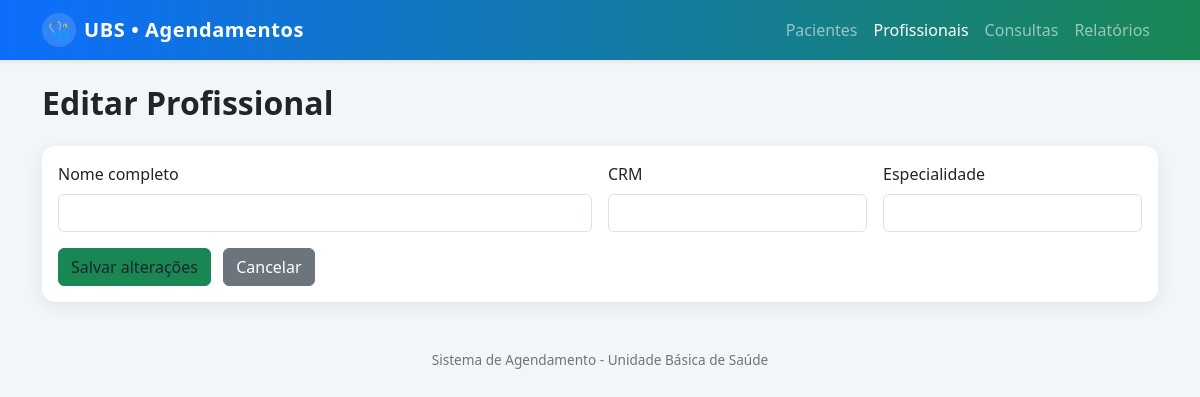
Page /profissionais/editar/3 on the earlier database version.
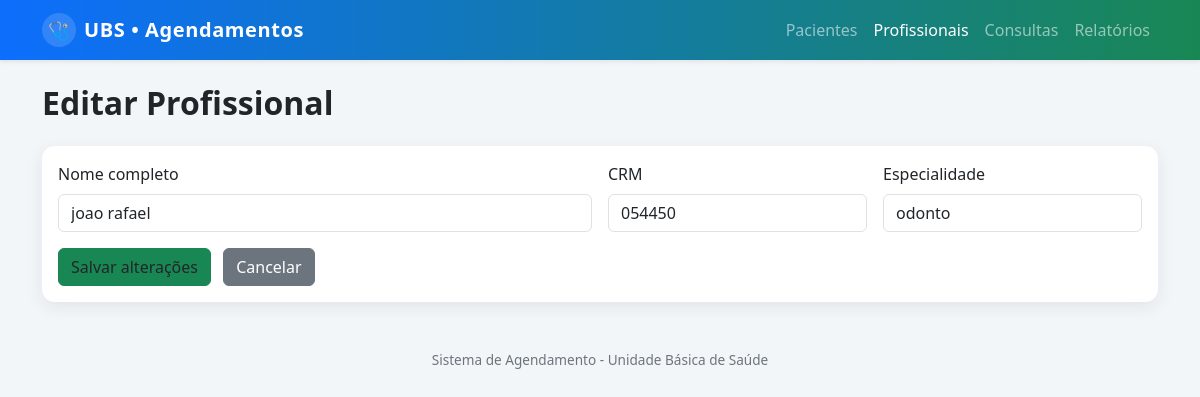
Same page on the later database version.
### tables this page shows
CREATE TABLE profissionais (
        id INTEGER PRIMARY KEY AUTOINCREMENT,
        nome_completo TEXT NOT NULL,
        crm TEXT NOT NULL UNIQUE,
        especialidade TEXT 
    );

### app.py (the view, shortened to what this page needs)
@app.route('/profissionais/editar/<int:id>', methods=['GET', 'POST'])
def editar_profissional(id):
    conn = conectar()
    cursor = conn.cursor()
    cursor.execute("SELECT * FROM profissionais WHERE id = ?", (id,))
    profissional = cursor.fetchone()
    conn.close()
    return render_template('profissionais/editar.html', profissional=profissional)

### database.py (called while the page is built)
def conectar(): # Define a função 'conectar' que será usada para abrir a conexão com o banco.
    con = sqlite3.connect("ubs.db", check_same_thread=False)
    con.row_factory = sqlite3.Row
    return con # Retorna o objeto de conexão para quem chamou a função.

### templates/profissionais/editar.html
{% extends "base.html" %}
{% block content %}
<h2 class="mb-4 fw-semibold">Editar Profissional</h2>
<div class="card card-ubs">
  <div class="card-body">
    <form method="POST" class="row g-3">
      <div class="col-md-6">
        <label class="form-label">Nome completo</label>
        <input type="text" name="nome_completo" class="form-control" value="{{ profissional[1] }}" required>
      </div>
      <div class="col-md-3">
        <label class="form-label">CRM</label>
        <input type="text" name="crm" class="form-control" value="{{ profissional[2] }}" required>
      </div>
      <div class="col-md-3">
        <label class="form-label">Especialidade</label>
        <input type="text" name="especialidade" class="form-control" value="{{ profissional[3] }}" required>
      </div>
      <div class="col-12 mt-3">
        <button class="btn btn-ubs-primary" type="submit">
            Salvar alterações
        </button>
        <a href="{{ url_for('listar_profissionais') }}" class="btn btn-secondary ms-2">
          Cancelar
        </a>
      </div>
    </form>
  </div>
</div>
{% endblock %}

Differences in the rows shown:
added profissionais: nome_completo "joao rafael", crm "054450", especialidade "odonto"
